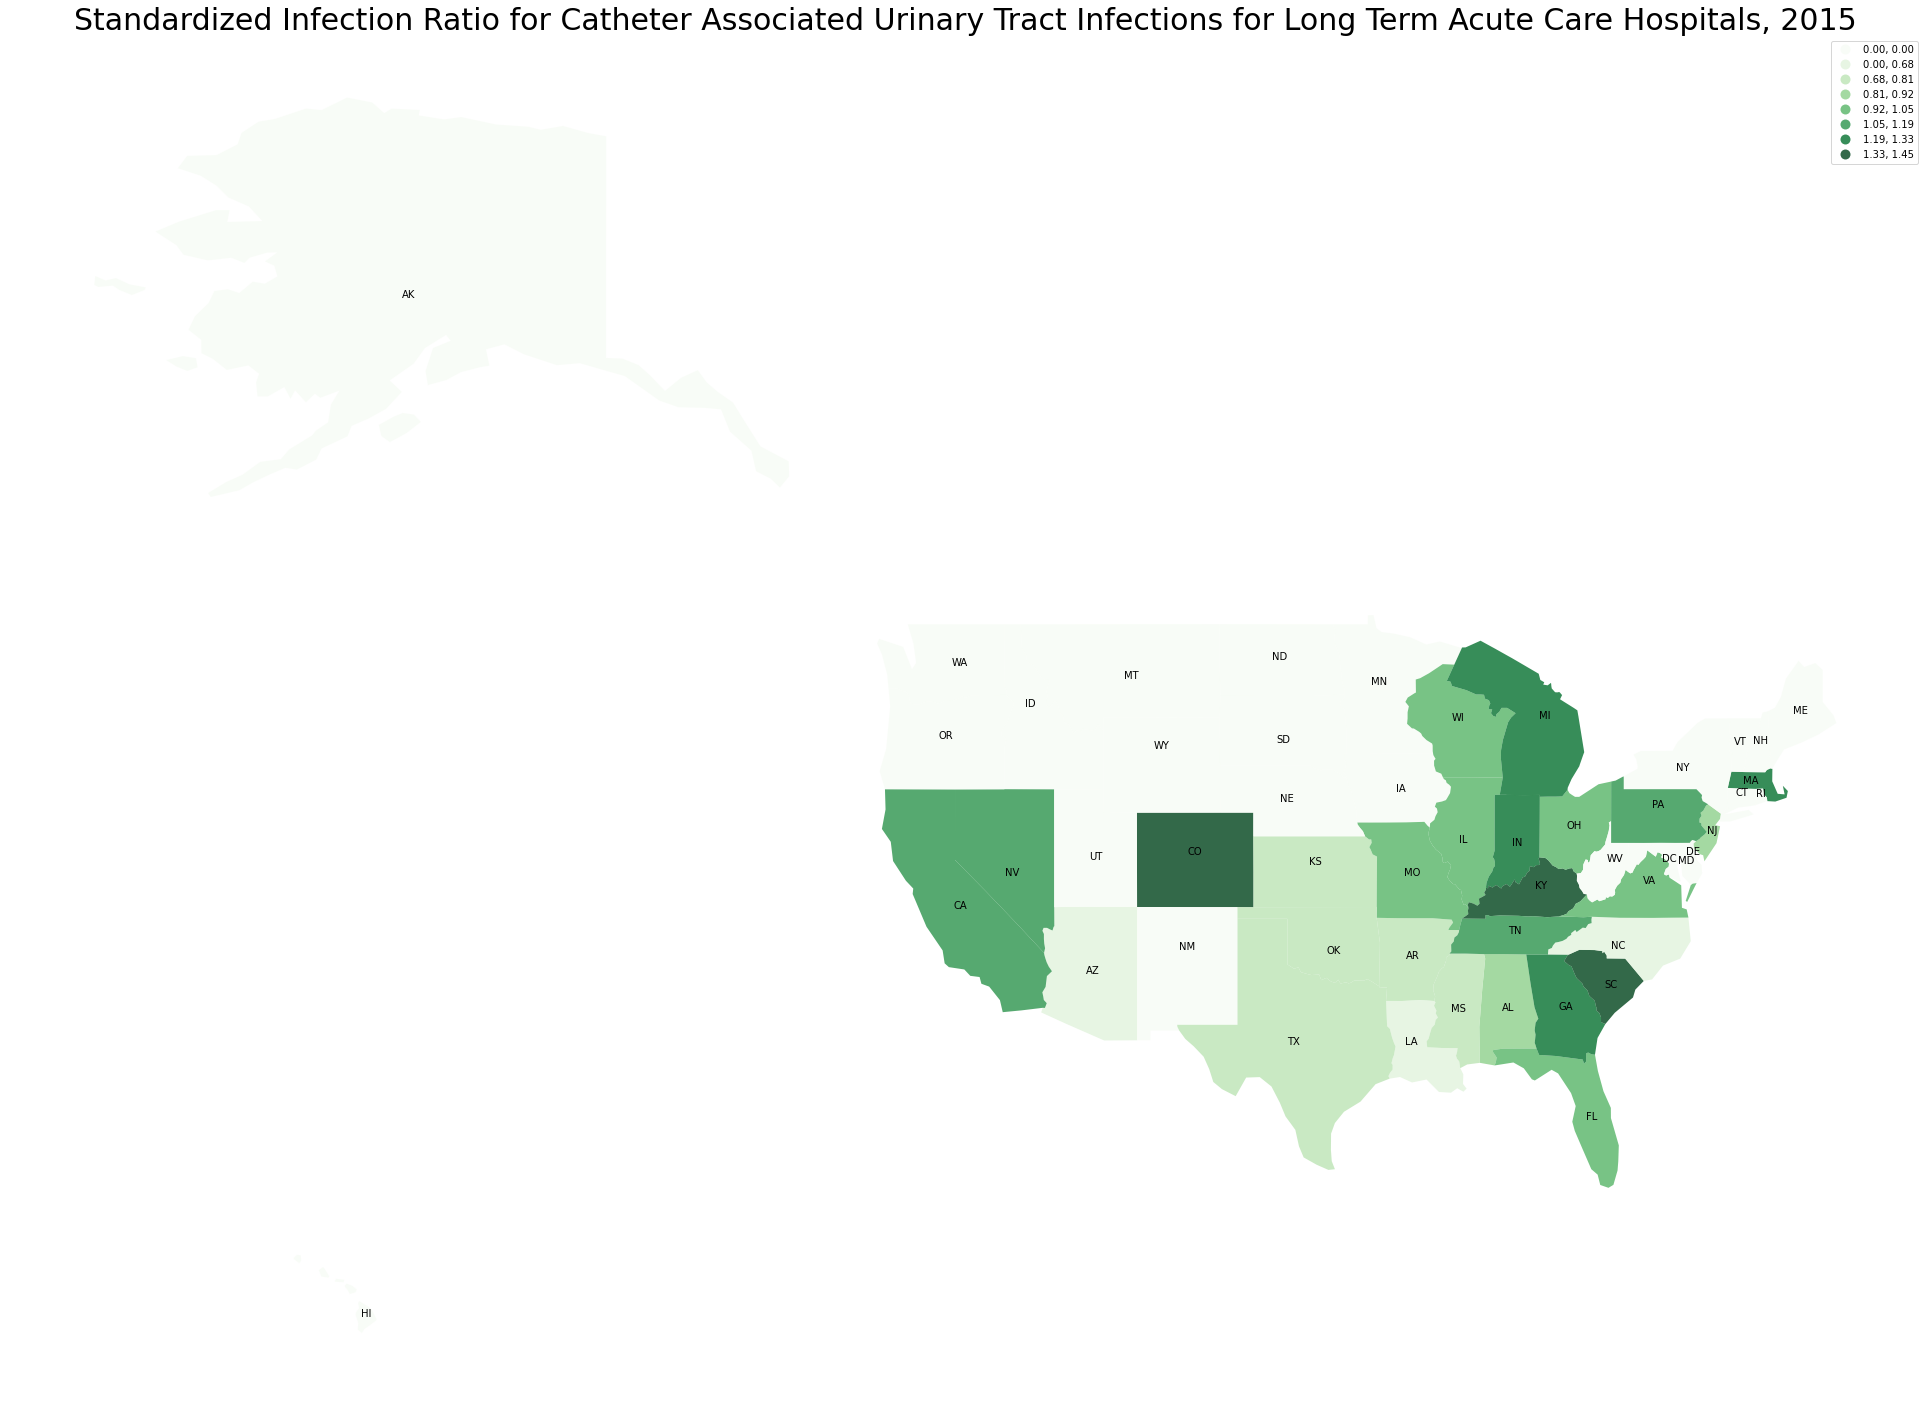

Reproduce this figure in Python.
#!/usr/bin/env python3
# -*- coding: utf-8 -*-
"""
Created on Thu Jun 24 20:57:43 2021

@author: Cait
"""

import geopandas as gpd
import matplotlib.pyplot as plt
import pandas as pd

shapefile='/Users/Cait/Desktop/MatPlot2/ne_110m_admin_1_states_provinces.shp'
gdf = gpd.read_file(shapefile)[['postal', 'adm0_a3', 'geometry']]
gdf.columns = ['state', 'country', 'geometry']
gdf.head()
gdf.plot()
#print(gdf)
dir1 = "/Users/Cait/Desktop/MatPlot2/"
data_filename = "LTACHCAUTI.csv"
data1= pd.read_csv(dir1+data_filename,names=['state','HAI'])
data1.head()
print(data1)
gdf['coords']=gdf['geometry'].apply(lambda x: x.representative_point().coords[:])
gdf['coords']=[coords[0]for coords in gdf['coords']]
ax=gdf.to_crs(epsg=4326).plot()
ax.set_axis_off()
for idx, row in gdf.iterrows():plt.annotate(s=row['state'], xy=row['coords'],horizontalalignment='center')
merged=gdf.merge(data1,left_on='state', right_on='state')
merged.head()
#print(data1)
#print(merged)
merged.plot()
ft='HAI'
plate=merged.to_crs(epsg=4326)
#print(plate)
ax=plate.plot(column=ft,scheme="fisher_jenks",k=8,cmap="Greens",legend=True,alpha=0.8,linewidth=1,figsize=(50,25))
ax.set_title("Standardized Infection Ratio for Catheter Associated Urinary Tract Infections for Long Term Acute Care Hospitals, 2015", fontsize = 30)
ax.set_axis_off()
for idx, row in gdf.iterrows():plt.annotate(s=row['state'], xy=row['coords'], horizontalalignment='center')
